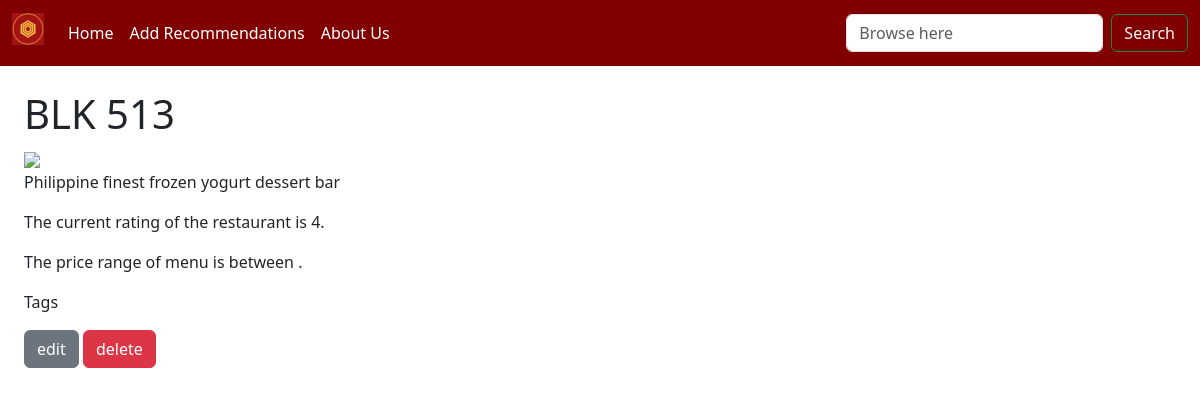
Page /restaurants/6 on the committed database.
### tables this page shows
CREATE TABLE "Restaurants" (
	"ID"	INTEGER NOT NULL UNIQUE,
	"location"	TEXT,
	"name"	TEXT,
	"description"	TEXT,
	"rating"	NUMERIC,
	"food_type"	TEXT,
	"image"	TEXT,
	"price_range"	NUMERIC,
	PRIMARY KEY("ID" AUTOINCREMENT)
);

### app.py (the view)
@app.route('/restaurants/<int:restaurant_ID>')
def restaurant_name(restaurant_ID):
    restaurant_identification= read_Restaurants_by_restaurant_ID(restaurant_ID)
    return render_template("restaurants.html",identification_template=restaurant_identification)

### data.py (called while the page is built)
def connect_to_db(path):
    conn = sqlite3.connect(path)
    conn.row_factory = sqlite3.Row
    return (conn, conn.cursor())

def read_Restaurants_by_restaurant_ID(resto_ID):
    conn, cur = connect_to_db(db_path)
    query = 'SELECT * FROM Restaurants WHERE ID = ?'
    value = resto_ID
    result = cur.execute(query,(value,)).fetchone()
    conn.close()
    return result

### templates/restaurants.html (shortened to what this page needs)
{% extends 'base.html' %}
{% block content %}
<h1>{{ identification_template.name }}</h1>
<img src="{{ identification_template.image }}">
<p>{{ identification_template.description }}</p>
<p>The current rating of the restaurant is {{ identification_template.rating }}.</p>
<p>The price range of menu is between {{ identification_template.pricerange }}.</p>
<p>Tags {{ identification_template.foodtype }}</p>
<form action="{{ url_for('modify') }}" method="post">
    <input class="btn btn-secondary" type="submit" name="modify" value="edit"></input>
    <input class="btn btn-danger" type="submit" name="modify" value="delete"></input>
</form>
{% endblock %}

### rows in the picture
Restaurants: name "BLK 513", description "Philippine finest frozen yogurt dessert bar", rating "4"
